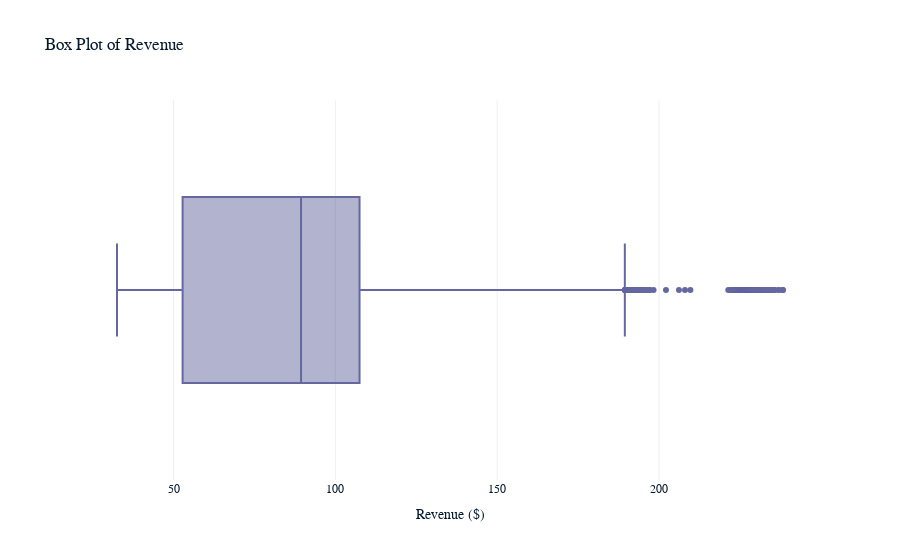

Notebook cell for this chart:
### Markdown cell above
The shape of the histogram reveals that the distribution is right-skewed. This means that most sales transactions involve a lower number of units sold (around 8 to 12 units), Most sales involve around 9 to 11 units. This is where the bulk of the transactions lie, with a few transactions involving more than 13 units.

### Code cell
import plotly.express as px

# Create interactive box plot for revenue
fig = px.box(df, x='revenue', title='Box Plot of Revenue')

# Update the layout for better presentation
fig.update_layout(
    xaxis_title='Revenue ($)',
    yaxis_title='',
    showlegend=False
)

# Show the interactive plot
fig.show()

### Figure 1 — Plotly figure (JSON) as saved in the notebook; plotly's stock layout.template omitted (floating-point values rounded to 4 significant figures; data arrays with more than 128 entries replaced by an {"elided": "..."} marker saying what was removed)
{"data": [{"alignmentgroup": "True", "hovertemplate": "revenue=%{x}<extra></extra>", "legendgroup": "", "marker": {"color": "#6568a0"}, "name": "", "notched": false, "offsetgroup": "", "orientation": "h", "showlegend": false, "x": {"elided": "15000 float values"}, "x0": " ", "xaxis": "x", "y0": " ", "yaxis": "y", "type": "box"}], "layout": {"xaxis": {"anchor": "y", "domain": [0, 1], "title": {"text": "Revenue ($)"}}, "yaxis": {"anchor": "x", "domain": [0, 1], "title": {"text": ""}}, "legend": {"tracegroupgap": 0}, "title": {"text": "Box Plot of Revenue"}, "boxmode": "group", "showlegend": false}}
